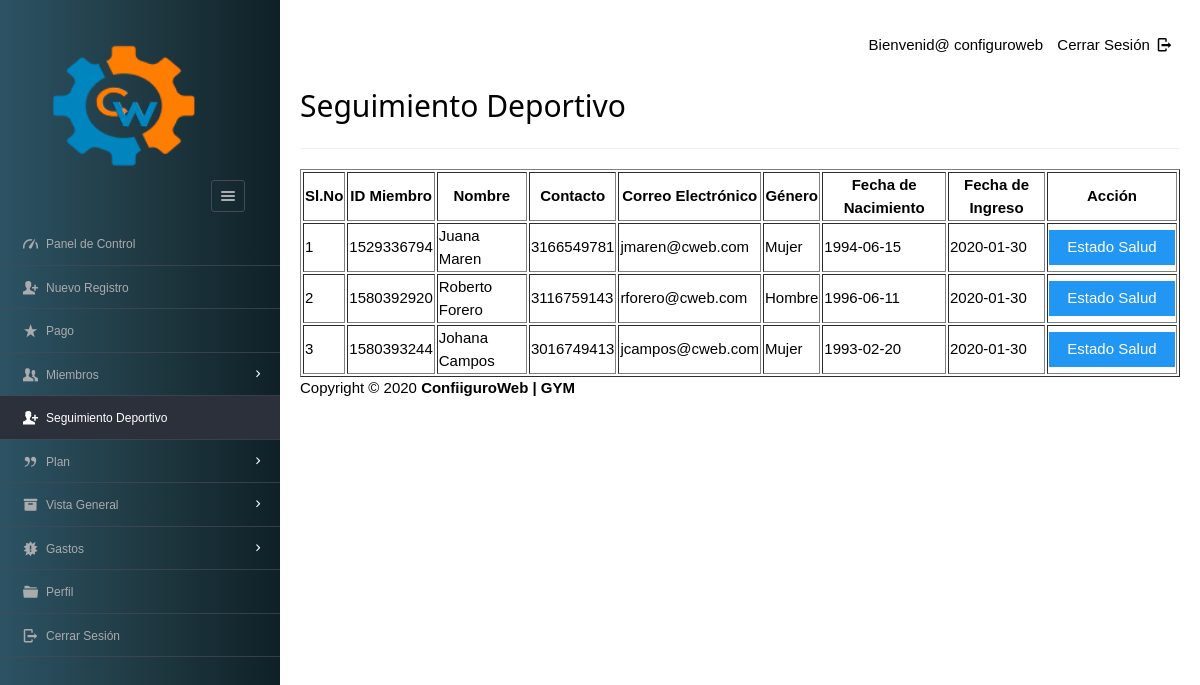
The page /dashboard/admin/new_health_status.php (signed in) on the database its author committed.
### tables this page shows
CREATE TABLE `enrolls_to` (
  `et_id` int(5) NOT NULL,
  `pid` varchar(8) NOT NULL,
  `uid` varchar(20) NOT NULL,
  `paid_date` varchar(15) DEFAULT NULL,
  `expire` varchar(15) DEFAULT NULL,
  `renewal` varchar(15) DEFAULT NULL
);

CREATE TABLE `users` (
  `userid` varchar(20) NOT NULL,
  `username` varchar(40) NOT NULL,
  `gender` varchar(8) NOT NULL,
  `mobile` varchar(20) NOT NULL,
  `email` varchar(20) NOT NULL,
  `dob` varchar(10) NOT NULL,
  `joining_date` varchar(10) NOT NULL
);

### dashboard/admin/new_health_status.php (the view, shortened to what this page needs)
<?php
require '../../include/db_conn.php';
?>
<!DOCTYPE html>
<html lang="en">
<head>
  <link rel="stylesheet" href="../../css/style.css"  id="style-resource-5">
    <link rel="stylesheet" href="../../css/dashMain.css">
    <link rel="stylesheet" type="text/css" href="../../css/entypo.css">
	<link href="a1style.css" rel="stylesheet" type="text/css">
</head>
     <body class="page-body  page-fade" onload="collapseSidebar()">
    	<div class="page-container sidebar-collapsed" id="navbarcollapse">
		<div class="sidebar-menu">
			<header class="logo-env">
			<div class="logo">
				<a href="main.php">
					<img src="../../images/logo.png" alt="" width="192" height="80" />
				</a>
			</div>
					<div class="sidebar-collapse" onclick="collapseSidebar()">
				<a href="#" class="sidebar-collapse-icon with-animation">
					<i class="entypo-menu"></i>
				</a>
			</div>
			</header>
    		<?php include('nav.php'); ?>
    	</div>
    		<div class="main-content">
				<div class="row">
					<div class="col-md-6 col-sm-8 clearfix">
					</div>
					<div class="col-md-6 col-sm-4 clearfix hidden-xs">
						<ul class="list-inline links-list pull-right">
							<li>Bienvenid@ <?php echo $_SESSION['full_name']; ?>
							</li>
							<li>
								<a href="logout.php">
									Cerrar Sesión <i class="entypo-logout right"></i>
								</a>
							</li>
						</ul>
					</div>
				</div>
		<h2>Seguimiento Deportivo</h2>
		<hr />
		<table class="table table-bordered datatable" id="table-1" border=1>
			<thead>
				<tr><h2>
					<th>Sl.No</th>
					<th>ID Miembro</th>
					<th>Nombre</th>
					<th>Contacto</th>
					<th>Correo Electrónico</th>
					<th>Género</th>
					<th>Fecha de Nacimiento</th>
					<th>Fecha de Ingreso</th>
					<th>Acción</th></h2>
				</tr>
			</thead>
				<tbody>
						<?php
							$query  = "select * from users ORDER BY joining_date";
							$result = mysqli_query($con, $query);
							$sno    = 1;
							if (mysqli_affected_rows($con) != 0) {
							    while ($row = mysqli_fetch_array($result, MYSQLI_ASSOC)) {
							        $uid   = $row['userid'];
							        $query1  = "select * from enrolls_to WHERE uid='$uid' AND renewal='yes'";
							        $result1 = mysqli_query($con, $query1);
							        if (mysqli_affected_rows($con) == 1) {
							            while ($row1 = mysqli_fetch_array($result1, MYSQLI_ASSOC)) {
							                echo "<tr><td>".$sno."</td>";
							                echo "<td>" . $row['userid'] . "</td>";
							                echo "<td>" . $row['username'] . "</td>";
							                echo "<td>" . $row['mobile'] . "</td>";
							                echo "<td>" . $row['email'] . "</td>";
							                echo "<td>" . $row['gender'] . "</td>";
							                echo "<td>" . $row['dob'] . "</td>";
							                echo "<td>" . $row['joining_date'] ."</td>";
							                $uname=$row['username'];
							       			$udob=$row['dob'];
							        		$ujoing=$row['joining_date'];
							        		$ugender=$row['gender'];
							                $sno++;
							                echo "<td><form action='health_status_entry.php' method='post'><input type='hidden' name='uid' value='" . $uid . "'/>
							                <input type='hidden' name='uname' value='" . $uname . "'/>
							                <input type='hidden' name='udob' value='" . $udob . "'/>
							                <input type='hidden' name='ujoin' value='" . $ujoing . "'/>
							                <input type='hidden' name='ugender' value='" . $ugender . "'/><input type='submit' class='a1-btn a1-blue' id='button1' value='Estado Salud' class='btn btn-info'/></form></td></tr>";
							            }
							        }
							    }
							}
						?>
					</tbody>
				</table>
			<?php include('footer.php'); ?>
    	</div>
    </body>
</html>

### css/style.css (style rules this page uses)
html { font-size: 62.5%; font-family: sans-serif; }
div { display: block; }
body { font-family: "Noto Sans", sans-serif, "Helvetica Neue", Helvetica, Arial, sans-serif; font-size: 12px; line-height: 1.428571429; display: block; margin: 0; }
*, *:before, *:after { box-sizing: border-box; }
a { text-decoration: none; background: transparent; }
img { vertical-align: middle; }
img { border: 0; }
.logo img { width: 220px; height: 200px; }
input, button, select, textarea { font-family: inherit; font-size: inherit; line-height: inherit; }
button, input { line-height: normal; }
button, input, select, textarea { font-family: inherit; font-size: 100%; margin: 0; }
input { background-color: white; cursor: text; padding: 1px; border-width: 2px; border-style: inset; border-color: initial; border-image: initial; }
input, textarea, select, button { text-rendering: auto; color: initial; letter-spacing: normal; word-spacing: normal; text-transform: none; text-indent: 0px; text-shadow: none; display: inline-block; text-align: start; margin: 0em; font: 400 13.3333px Arial; }
button, html input[type="button"], input[type="reset"], input[type="submit"] { cursor: pointer; }
a { color: #373e4a; text-decoration: none; }
a { background: transparent; }
a { color: #373e4a; }
.page-container { position: relative; padding-left: 280px; }
.page-container .sidebar-menu { position: absolute; width: 280px; top: 0; left: 0; bottom: 0; background: #0F2027; background: -webkit-linear-gradient(to right, #2C5364, #203A43, #0F2027); background: linear-gradient(to right, #2C5364, #203A43, #0F2027); color: #aaabae; z-index: 1; min-height: 796px; box-sizing: border-box; }
.page-container .sidebar-menu .logo-env { width: 100%; padding: 35px; padding-bottom: 10px; box-sizing: border-box; }
.page-container .sidebar-menu .logo-env:before, .page-container .sidebar-menu .logo-env:after { content: " "; display: table; }
.page-container .sidebar-menu .logo-env > div { display: block; vertical-align: middle; white-space: nowrap; float: left; }
.page-container .sidebar-menu .logo-env > div > a { display: inline-block; color: #aaabae; }
.page-container .sidebar-menu .logo-env > div.sidebar-collapse, .page-container .sidebar-menu .logo-env > div.sidebar-mobile-menu { position: relative; float: right; }
.page-container .sidebar-menu .logo-env > div.sidebar-collapse a, .page-container .sidebar-menu .logo-env > div.sidebar-mobile-menu a { display: inline-block; border: 1px solid #454a54; text-align: center; padding: 0; line-height: 1; font-size: 20px; font-weight: 300; padding: 5px 2px; background-clip: padding-box; border-radius: 3px; transition: all 200ms ease-in-out; }
.page-container .sidebar-menu .logo-env .logo img { width: 180px; height: 150px; }
.page-container .sidebar-menu .logo-env:after { clear: both; }
ul, ol { margin-top: 0; margin-bottom: 8.5px; }
ul, menu, dir { display: block; list-style-type: disc; }
li { display: list-item; }
i, cite, em, var, address, dfn { font-style: italic; }

### css/entypo.css (style rules this page uses)
[class^="entypo-"]:before, [class*=" entypo-"]:before { font-family: "entypo"; font-style: normal; font-weight: normal; speak: none; display: inline-block; text-decoration: inherit; width: 1em; margin-right: .2em; text-align: center; font-variant: normal; text-transform: none; line-height: 1em; margin-left: .2em; }
.entypo-menu:before { content: '\e811'; }
.entypo-logout:before { content: '\e85d'; }

### dashboard/admin/new_health_status.php (style rules this page uses)
#button1 { width:126px; }

### rows shown on the page
enrolls_to: uid.userid "1529336794", uid.username "Juana Maren", uid.mobile "3166549781", uid.email "jmaren@cweb.com", uid.gender "Mujer", uid.dob "1994-06-15", uid.joining_date "2020-01-30"
enrolls_to: uid.userid "1580392920", uid.username "Roberto Forero", uid.mobile "3116759143", uid.email "rforero@cweb.com", uid.gender "Hombre", uid.dob "1996-06-11", uid.joining_date "2020-01-30"
enrolls_to: uid.userid "1580393244", uid.username "Johana Campos", uid.mobile "3016749413", uid.email "jcampos@cweb.com", uid.gender "Mujer", uid.dob "1993-02-20", uid.joining_date "2020-01-30"

### other values the page prints
$_SESSION['full_name'] "configuroweb"
